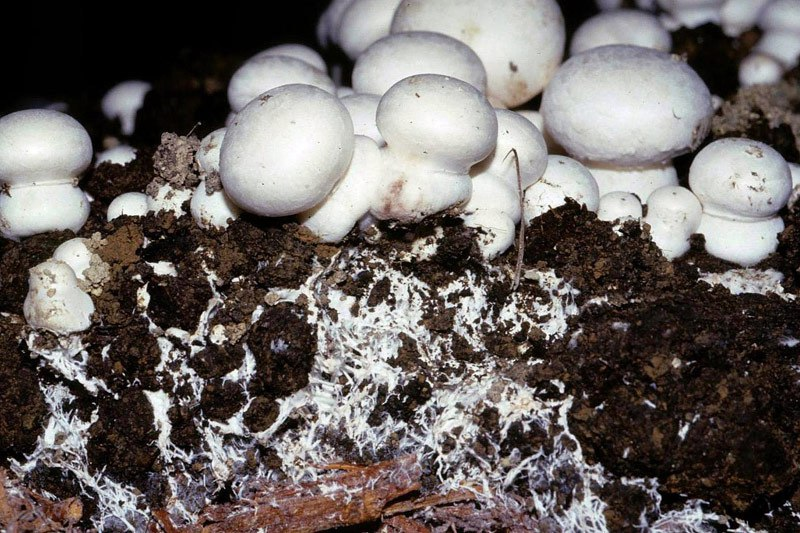
#> input picture Data_V3/Training/Agaricus/062_sffTSxquNA0.jpg, 800 x 533 px, found by its file name; its folder holds only this picture in this run
$ python Remove_background_Dataset.py
#> lines starting #> are read from the running program, lines starting #| are printed output that depends on the picture
import os
import cv2
import numpy as np

def remove_background(image_path):
    # Load the image
    image = cv2.imread(image_path)
#> image is the input picture: shape (533, 800, 3); mean B, G, R 100, 102.4, 108.7

    if image is None:
        print(f"Error: Unable to open image file {image_path}")
        return None

    # Create an initial mask
    mask = np.zeros(image.shape[:2], np.uint8)

    # Create temporary arrays for the GrabCut algorithm
    bgd_model = np.zeros((1, 65), np.float64)
    fgd_model = np.zeros((1, 65), np.float64)

    # Define a rectangle around the object for the GrabCut algorithm
    rect = (10, 10, image.shape[1] - 20, image.shape[0] - 20)
#> rect = (10, 10, 780, 513)

    # Apply GrabCut algorithm
    cv2.grabCut(image, mask, rect, bgd_model, fgd_model, 5, cv2.GC_INIT_WITH_RECT)

    # Modify the mask to set the background pixels to 0 and the foreground pixels to 1
    mask2 = np.where((mask == 2) | (mask == 0), 0, 1).astype('uint8')

    # Apply the mask to the image
    foreground = image * mask2[:, :, np.newaxis]
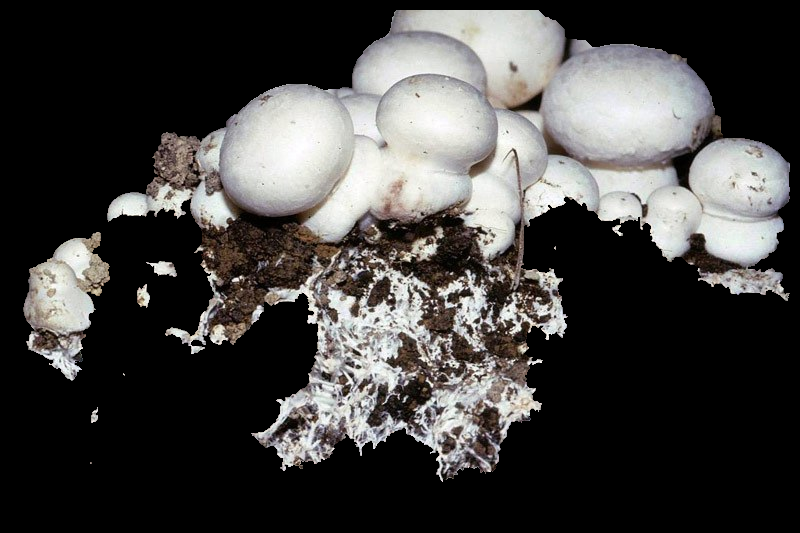
#> foreground: shape (533, 800, 3); mean B, G, R 65.2, 66.6, 68

    # Create a black background image
    black_background = np.zeros_like(image)

    # Combine the foreground with the black background
    result = cv2.add(foreground, black_background)

    return result

def process_images(input_folder, output_folder):
    if not os.path.exists(output_folder):
        os.makedirs(output_folder)

    for filename in os.listdir(input_folder):
        if filename.lower().endswith(('.png', '.jpg', '.jpeg')):
            image_path = os.path.join(input_folder, filename)
            result = remove_background(image_path)
            if result is not None:
                output_path = os.path.join(output_folder, filename.rsplit('.', 1)[0] + '_no_background.' + filename.rsplit('.', 1)[1])
                cv2.imwrite(output_path, result)
                print(f"Processed and saved: {output_path}")
            else:
                print(f"Failed to process: {image_path}")


base_input_folder = '/home/liam/git/Ai_Fungi_Finder/Data_V3/Training'
base_output_folder = '/home/liam/git/Ai_Fungi_Finder/Data_V3/Training_Full_background_gone'

folders = ['Agaricus', 'Amanita', 'Boletus', 'Cortinarius', 'Entoloma', 'Hygrocybe', 'Lactarius', 'Russula', 'Suillus' ]

#

for folder in folders:
    input_folder = os.path.join(base_input_folder, folder)
    output_folder = os.path.join(base_output_folder, folder + '_no_background')
#> (the run stopped early here; a loop or call above may not have finished)
